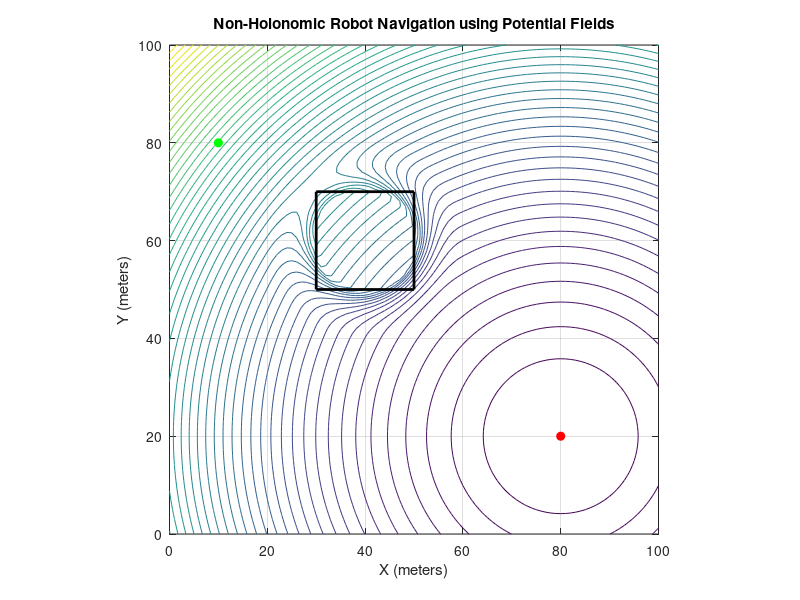

This figure's MATLAB source: (Note: this script raises an error after producing the figure.)
% Programmed By Sravanth Chowdary Potluri und5uv

x_range = 0:1:100;
y_range = 0:1:100;
[X, Y] = meshgrid(x_range, y_range);

q_goal = [80, 20];
K_att = 1;

U_att = 0.5 * K_att * ((X - q_goal(1)).^2 + (Y - q_goal(2)).^2);

obs_x = [30, 50, 50, 30, 30];
obs_y = [50, 50, 70, 70, 50];

obs_center = [(30 + 50) / 2, (50 + 70) / 2];

K_rep = 1000000;
D0 = 20;

U_rep = zeros(size(X));

threshold = 0.5;

for i = 1:size(X, 1)
    for j = 1:size(X, 2)
        x = X(i, j);
        y = Y(i, j);
        
        dist_to_obstacle = sqrt((x - obs_center(1))^2 + (y - obs_center(2))^2);
        dist_to_obstacle = max(dist_to_obstacle, threshold);
        
        if dist_to_obstacle <= D0
            U_rep(i, j) = 0.5 * K_rep * (1 / dist_to_obstacle - 1 / D0)^2;
        else
            U_rep(i, j) = 0;
        end

        % set a threshold for the repulsive potential field
        if U_rep(i, j) > 1000
            U_rep(i, j) = 1000;
        end

    end
end

U_total = U_att + U_rep;

delta_max = pi / 4;
v_max = 5;
L = 2.5;
dt = 0.1;
t_max = 100;

x_robot = 10;
y_robot = 80;
theta_robot = 0;

v = 0;
delta = 0;

robot_length = 5;
robot_width = 3;

time = 0:dt:t_max;
N = length(time);

x_history = zeros(1, N);
y_history = zeros(1, N);
theta_history = zeros(1, N);
v_history = zeros(1, N);
delta_history = zeros(1, N);

x_history(1) = x_robot;
y_history(1) = y_robot;
theta_history(1) = theta_robot;

dx_grid = x_range(2) - x_range(1);
dy_grid = y_range(2) - y_range(1);
[dU_dx, dU_dy] = gradient(U_total, dx_grid, dy_grid);

F_x = -dU_dx;
F_y = -dU_dy;

figure;
contour(X, Y, U_total, 50);
hold on;
plot(obs_x, obs_y, 'k-', 'LineWidth', 2);
plot(x_robot, y_robot, 'go', 'MarkerFaceColor', 'g');
plot(q_goal(1), q_goal(2), 'ro', 'MarkerFaceColor', 'r');
title('Non-Holonomic Robot Navigation using Potential Fields');
xlabel('X (meters)');
ylabel('Y (meters)');
axis equal;
grid on;

h_robot = patch('XData', [], 'YData', [], 'FaceColor', 'b');
h_trail = plot(x_robot, y_robot, 'b-', 'LineWidth', 2);

for i = 1:N-1
    F_x_robot = interp2(X, Y, F_x, x_robot, y_robot);
    F_y_robot = interp2(X, Y, F_y, x_robot, y_robot);
    
    desired_theta = atan2(F_y_robot, F_x_robot);
    
    heading_error = wrapToPi(desired_theta - theta_robot);
    
    Kp_delta = 2;
    delta = Kp_delta * heading_error;
    delta = max(-delta_max, min(delta, delta_max));
    delta_history(i) = delta;
    
    distance = sqrt((q_goal(1) - x_robot)^2 + (q_goal(2) - y_robot)^2);
    Kp_v = 1;
    v_desired = Kp_v * distance;
    v_desired = min(v_desired, v_max);
    v = v_desired;
    v_history(i) = v;
    
    x_robot = x_robot + v * cos(theta_robot) * dt;
    y_robot = y_robot + v * sin(theta_robot) * dt;
    theta_robot = theta_robot + (v / L) * tan(delta) * dt;
    
    x_history(i+1) = x_robot;
    y_history(i+1) = y_robot;
    theta_history(i+1) = theta_robot;
    
    R = [cos(theta_robot), -sin(theta_robot); sin(theta_robot), cos(theta_robot)];
    robot_shape = [-robot_length/2, -robot_width/2;
                    robot_length/2, -robot_width/2;
                    robot_length/2,  robot_width/2;
                   -robot_length/2,  robot_width/2]';
    
    robot_transformed = R * robot_shape;
    robot_transformed(1,:) = robot_transformed(1,:) + x_robot;
    robot_transformed(2,:) = robot_transformed(2,:) + y_robot;
    
    set(h_robot, 'XData', robot_transformed(1,:), 'YData', robot_transformed(2,:));
    set(h_trail, 'XData', x_history(1:i+1), 'YData', y_history(1:i+1));
    drawnow;
    pause(0.01);
    
    if distance <= 1
        disp('Goal reached!');
        break;
    end
    
    if x_robot < 0 || x_robot > 100 || y_robot < 0 || y_robot > 100
        disp('Robot is out of bounds!');
        break;
    end
end

plot(x_history(1:i+1), y_history(1:i+1), 'b-', 'LineWidth', 2);
legend('Potential Field', 'Obstacle', 'Start', 'Goal', 'Robot Path');
